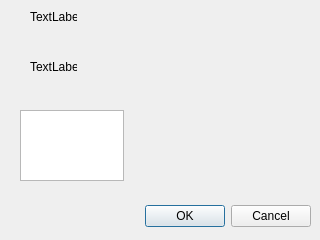
<?xml version="1.0" encoding="UTF-8"?>
<ui version="4.0">
 <class>PowerPauseViewer</class>
 <widget class="QDialog" name="PowerPauseViewer">
  <property name="geometry">
   <rect>
    <x>0</x>
    <y>0</y>
    <width>320</width>
    <height>240</height>
   </rect>
  </property>
  <property name="windowTitle">
   <string>Dialog</string>
  </property>
  <widget class="QDialogButtonBox" name="buttonBox">
   <property name="geometry">
    <rect>
     <x>10</x>
     <y>200</y>
     <width>301</width>
     <height>32</height>
    </rect>
   </property>
   <property name="orientation">
    <enum>Qt::Horizontal</enum>
   </property>
   <property name="standardButtons">
    <set>QDialogButtonBox::Cancel|QDialogButtonBox::Ok</set>
   </property>
  </widget>
  <widget class="QTextEdit" name="textEdit">
   <property name="geometry">
    <rect>
     <x>20</x>
     <y>110</y>
     <width>104</width>
     <height>71</height>
    </rect>
   </property>
  </widget>
  <widget class="QLabel" name="label">
   <property name="geometry">
    <rect>
     <x>30</x>
     <y>10</y>
     <width>47</width>
     <height>13</height>
    </rect>
   </property>
   <property name="text">
    <string>TextLabel</string>
   </property>
  </widget>
  <widget class="QLabel" name="label_2">
   <property name="geometry">
    <rect>
     <x>30</x>
     <y>60</y>
     <width>47</width>
     <height>13</height>
    </rect>
   </property>
   <property name="text">
    <string>TextLabel</string>
   </property>
  </widget>
 </widget>
 <resources/>
 <connections>
  <connection>
   <sender>buttonBox</sender>
   <signal>accepted()</signal>
   <receiver>PowerPauseViewer</receiver>
   <slot>accept()</slot>
   <hints>
    <hint type="sourcelabel">
     <x>248</x>
     <y>254</y>
    </hint>
    <hint type="destinationlabel">
     <x>157</x>
     <y>274</y>
    </hint>
   </hints>
  </connection>
  <connection>
   <sender>buttonBox</sender>
   <signal>rejected()</signal>
   <receiver>PowerPauseViewer</receiver>
   <slot>reject()</slot>
   <hints>
    <hint type="sourcelabel">
     <x>316</x>
     <y>260</y>
    </hint>
    <hint type="destinationlabel">
     <x>286</x>
     <y>274</y>
    </hint>
   </hints>
  </connection>
 </connections>
</ui>
